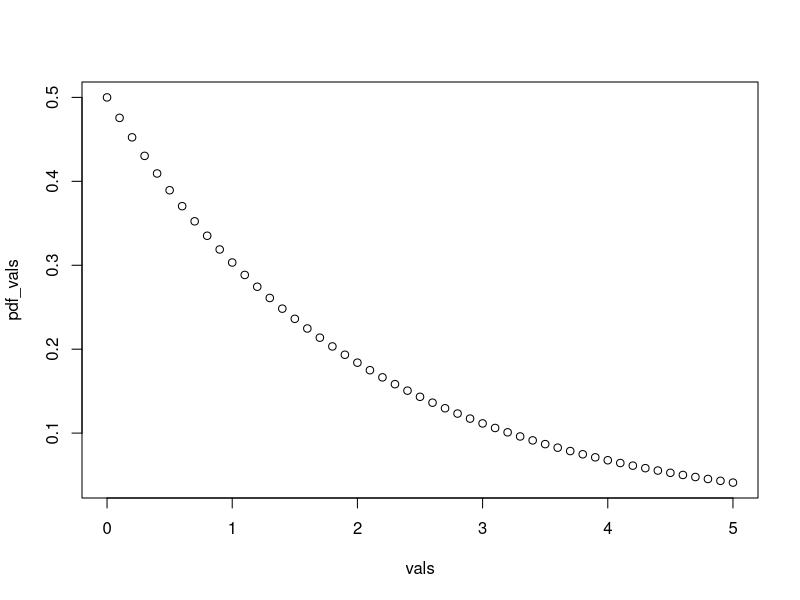
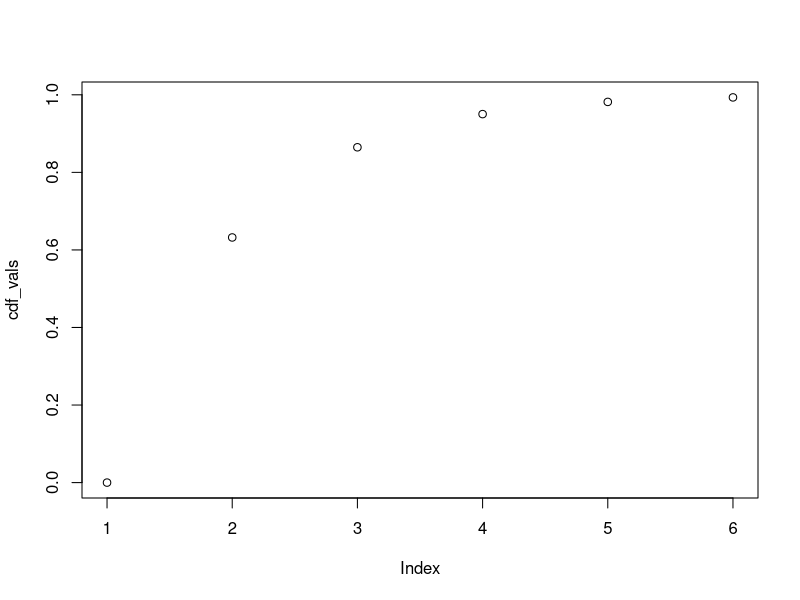
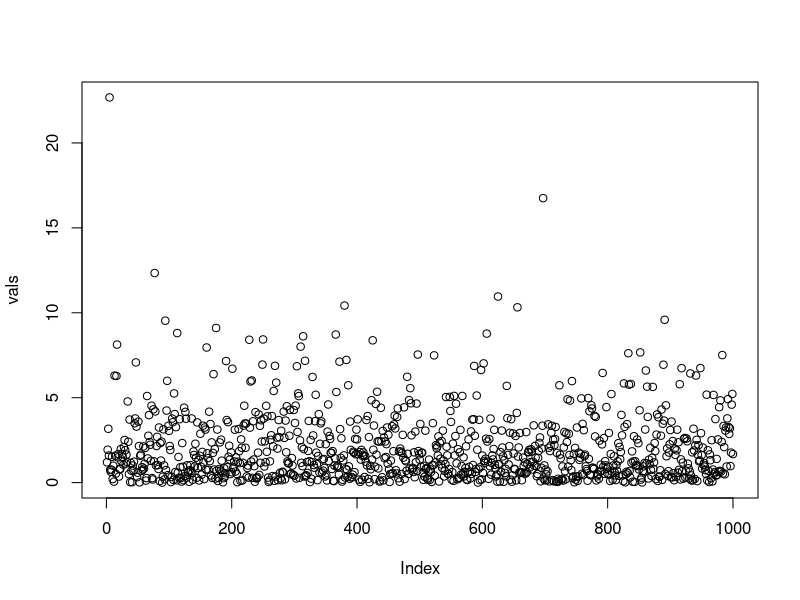

Reproduce these figures in R, in order.
#TUTE 5
#----------------------  Q1    ----------------------------------------------------
        #----------------------  a   ----------------------------------------------------
p_greater_45 = 1-punif(45, min=0, max=60)
cat("Probability of waiting time greater than 45 min is: ",p_greater_45,"\n")
        #----------------------  b    ----------------------------------------------------
p_20_to_30 = punif(30, 0, 60) - punif(20, 0, 60)
cat("Probability of 20 to 30 waiting time: ",p_20_to_30)
#----------------------  Q2    ----------------------------------------------------
    #----------------------  a   ----------------------------------------------------
lambda = 1/2
rate = 3
d_3 = dexp(rate, lambda)
cat("Density function at 3:",d_3)

    #----------------------  b    ----------------------------------------------------
lambda = 1/2
vals = seq(0, 5, 0.1)
pdf_vals = dexp(vals, lambda)
plot(vals ,pdf_vals)
    #----------------------  c    ----------------------------------------------------
p_upto_3 = pexp(3, lambda)
print(p_upto_3)
    #----------------------  d    ----------------------------------------------------
vals = seq(0,5,1)
cdf_vals = pexp(vals)
plot(cdf_vals)
    #----------------------  e    ----------------------------------------------------
vals = rexp(1000, 0.5)
plot(vals)



#----------------------  Q3    ----------------------------------------------------
#----------------------  a   ----------------------------------------------------
alpha=2
beta = 1/3
p_3 = dgamma(3, shape = alpha, rate = beta )
p_atleast_1 = 1-pgamma(1, shape=alpha, rate = beta)
cat("P[x=3] :",p_3,"\n","P[x>=1]:",p_atleast_1)


#----------------------  b    ----------------------------------------------------
q = 0.70
alpha = 2
beta=1/3
cat("c = ",qgamma(q, shape=alpha, rate=beta))